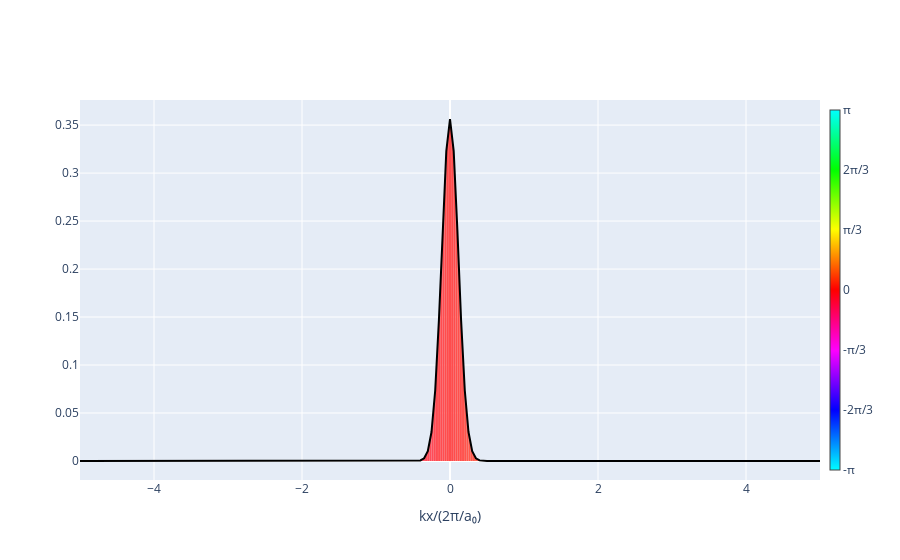

This figure's notebook cell:
### Code cell
qm.plot_complex_field(qm.psi_f, fourier=True)[0]
